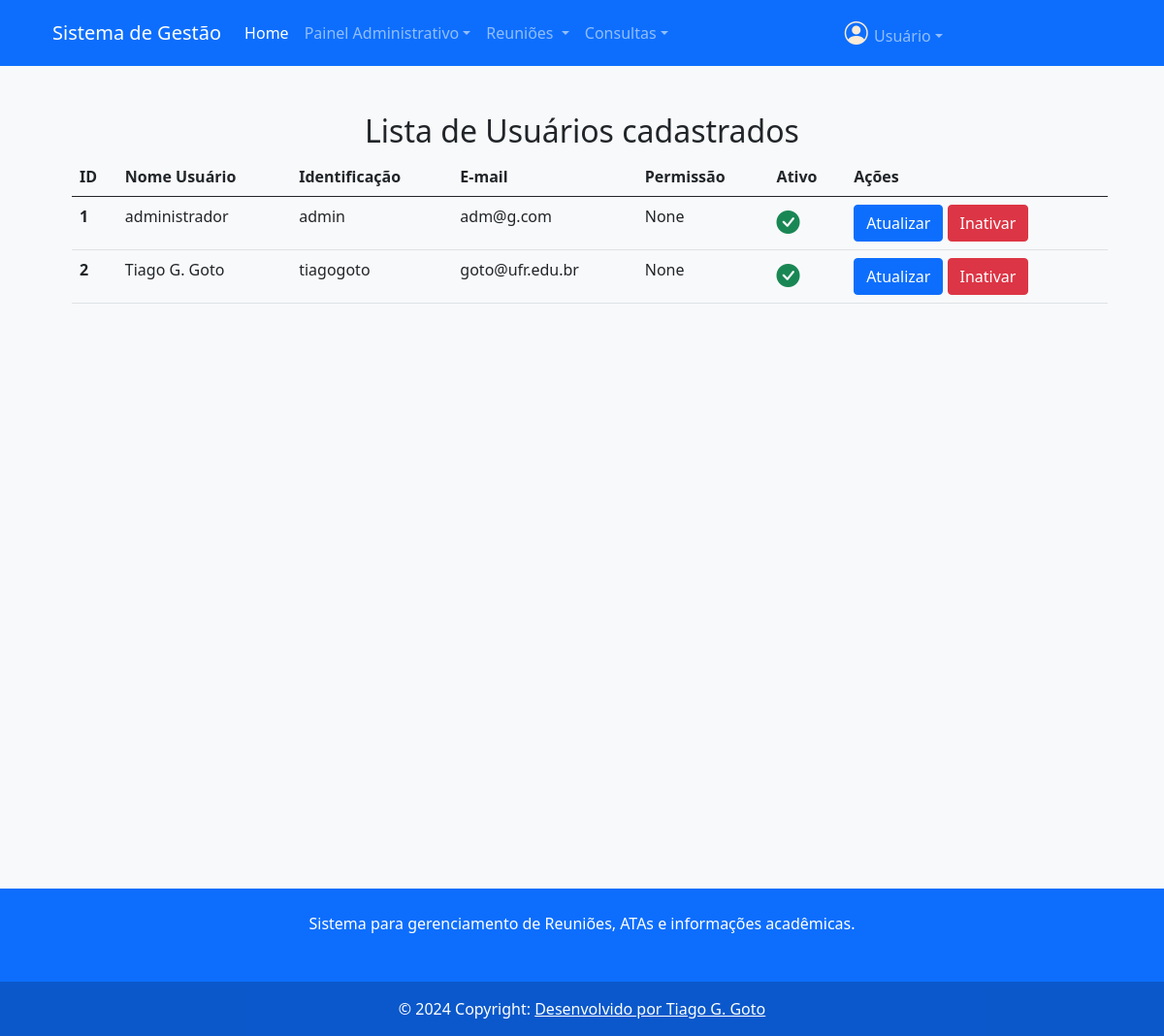
Page /users/ (signed in) on the committed database.
### src/models/entities/users.py (models this page shows, shortened)
class Users(db.Model):
    __tablename__="users"
    id = db.Column(db.Integer, primary_key=True, autoincrement=True)
    username = db.Column(db.Text, nullable=False)
    _password= db.Column(db.Text, nullable=False)
    userid = db.Column(db.Text, nullable=False, unique=True)
    useremail = db.Column(db.Text, nullable=False)
    access = db.Column(db.Integer, db.ForeignKey("permissions.id"))
    authenticated = db.Column(db.Boolean, default=False)
    isactive = db.Column(db.Boolean, default=True)
    permission = db.relationship("Permission", back_populates="user")

### src/routes/users.py (the view)
@users_route.route('/')
@login_required
def list_users():
    users_list = Users_repository.get_list()
    return render_template('list_users.html', dados = users_list)

### src/models/repository/users_repository.py (called while the page is built)
    def get_list():
        user_list = db.session.execute(db.select(Users).order_by(Users.id)).scalars()
        return user_list

### src/routes/login.py (called while the page is built)
@login_manager.user_loader
def loader_user(user_id):
    return Users.query.filter_by(userid=user_id).first()

### src/templates/list_users.html
{% extends "base.html" %}
{% block content %}
<div class="container-fluid mt-5 mb-5">
    <h2 class="text-center">Lista de Usuários cadastrados</h2>
    <div class="container">
<table class="table m-2 p-3">
    <thead>
      <tr>
        <th scope="col">ID</th>
        <th scope="col">Nome Usuário</th>
        <th scope="col">Identificação</th>
        <th scope="col">E-mail</th>
        <th scope="col">Permissão</th>
        <th scope="col">Ativo</th>
        <th scope="col">Ações</th>
      </tr>
    </thead>
    <tbody>
        {% for user in dados %}
      <tr>
        <th scope="row"> {{ user.id }}</th>
        <td>{{ user.username }}</td>
        <td>{{ user.userid }}</td>
        <td>{{ user.useremail }}</td>
        <td>{{ user.permission }}</td>
        <td>{% if user.is_active %} <i class="bi bi-check-circle-fill text-success" style="font-size: 1.5rem;"></i> {% else %} <i class="bi bi-x-circle-fill text-danger" style="font-size: 1.5rem;"></i> {% endif %}</td>
        <td>
            <button type="button" class="btn btn-primary">Atualizar</button>
            <button type="button" class="btn btn-danger">Inativar</button>
        </td>
      </tr>
      {% endfor %}
    </tbody>
  </table>
</div>
</div>
{% endblock %}

### rows in the picture
Users: id "1", username "administrador", userid "admin", useremail "adm@g.com", permission "None"
Users: id "2", username "Tiago G. Goto", userid "tiagogoto", useremail "goto@ufr.edu.br", permission "None"
